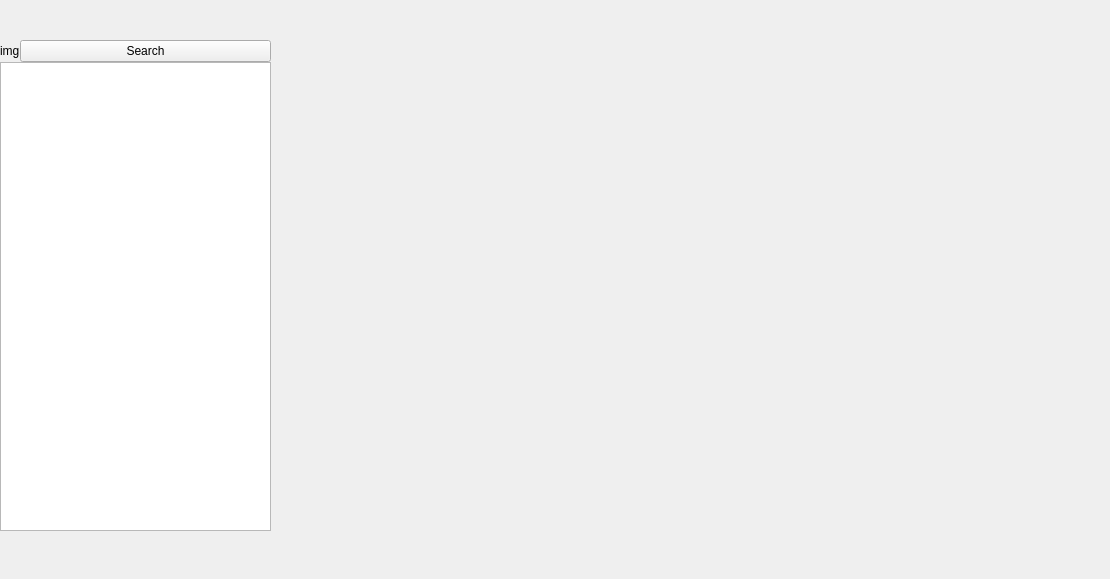
<?xml version="1.0" encoding="UTF-8"?>
<ui version="4.0">
 <class>LeftList</class>
 <widget class="QWidget" name="LeftList">
  <property name="geometry">
   <rect>
    <x>0</x>
    <y>0</y>
    <width>1110</width>
    <height>579</height>
   </rect>
  </property>
  <property name="windowTitle">
   <string>Form</string>
  </property>
  <widget class="QWidget" name="verticalLayoutWidget">
   <property name="geometry">
    <rect>
     <x>0</x>
     <y>40</y>
     <width>271</width>
     <height>491</height>
    </rect>
   </property>
   <layout class="QVBoxLayout" name="verticalLayout">
    <property name="spacing">
     <number>0</number>
    </property>
    <item>
     <layout class="QHBoxLayout" name="horizontalLayout">
      <property name="sizeConstraint">
       <enum>QLayout::SizeConstraint::SetFixedSize</enum>
      </property>
      <item>
       <widget class="QLabel" name="label">
        <property name="enabled">
         <bool>true</bool>
        </property>
        <property name="sizePolicy">
         <sizepolicy hsizetype="Fixed" vsizetype="Fixed">
          <horstretch>0</horstretch>
          <verstretch>0</verstretch>
         </sizepolicy>
        </property>
        <property name="text">
         <string>img</string>
        </property>
        <property name="textFormat">
         <enum>Qt::TextFormat::AutoText</enum>
        </property>
       </widget>
      </item>
      <item>
       <widget class="QPushButton" name="pushButton">
        <property name="sizePolicy">
         <sizepolicy hsizetype="Minimum" vsizetype="Minimum">
          <horstretch>0</horstretch>
          <verstretch>0</verstretch>
         </sizepolicy>
        </property>
        <property name="text">
         <string>Search</string>
        </property>
       </widget>
      </item>
     </layout>
    </item>
    <item>
     <widget class="QListWidget" name="listWidget"/>
    </item>
   </layout>
  </widget>
 </widget>
 <resources/>
 <connections>
  <connection>
   <sender>pushButton</sender>
   <signal>clicked()</signal>
   <receiver>LeftList</receiver>
   <slot>clickedSearch()</slot>
   <hints>
    <hint type="sourcelabel">
     <x>374</x>
     <y>38</y>
    </hint>
    <hint type="destinationlabel">
     <x>409</x>
     <y>29</y>
    </hint>
   </hints>
  </connection>
 </connections>
 <slots>
  <slot>clickedSearch()</slot>
 </slots>
</ui>
